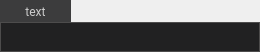
<?xml version="1.0" encoding="UTF-8"?>
<ui version="4.0">
 <class>StatusBarButton</class>
 <widget class="QWidget" name="StatusBarButton">
  <property name="geometry">
   <rect>
    <x>0</x>
    <y>0</y>
    <width>260</width>
    <height>52</height>
   </rect>
  </property>
  <property name="windowTitle">
   <string>Form</string>
  </property>
  <widget class="QWidget" name="ButtonSide" native="true">
   <property name="geometry">
    <rect>
     <x>0</x>
     <y>22</y>
     <width>260</width>
     <height>30</height>
    </rect>
   </property>
   <property name="palette">
    <palette>
     <active>
      <colorrole role="WindowText">
       <brush brushstyle="SolidPattern">
        <color alpha="255">
         <red>255</red>
         <green>255</green>
         <blue>255</blue>
        </color>
       </brush>
      </colorrole>
      <colorrole role="Button">
       <brush brushstyle="SolidPattern">
        <color alpha="255">
         <red>33</red>
         <green>33</green>
         <blue>34</blue>
        </color>
       </brush>
      </colorrole>
      <colorrole role="Light">
       <brush brushstyle="SolidPattern">
        <color alpha="255">
         <red>49</red>
         <green>49</green>
         <blue>51</blue>
        </color>
       </brush>
      </colorrole>
      <colorrole role="Midlight">
       <brush brushstyle="SolidPattern">
        <color alpha="255">
         <red>41</red>
         <green>41</green>
         <blue>42</blue>
        </color>
       </brush>
      </colorrole>
      <colorrole role="Dark">
       <brush brushstyle="SolidPattern">
        <color alpha="255">
         <red>16</red>
         <green>16</green>
         <blue>17</blue>
        </color>
       </brush>
      </colorrole>
      <colorrole role="Mid">
       <brush brushstyle="SolidPattern">
        <color alpha="255">
         <red>22</red>
         <green>22</green>
         <blue>22</blue>
        </color>
       </brush>
      </colorrole>
      <colorrole role="Text">
       <brush brushstyle="SolidPattern">
        <color alpha="255">
         <red>255</red>
         <green>255</green>
         <blue>255</blue>
        </color>
       </brush>
      </colorrole>
      <colorrole role="BrightText">
       <brush brushstyle="SolidPattern">
        <color alpha="255">
         <red>255</red>
         <green>255</green>
         <blue>255</blue>
        </color>
       </brush>
      </colorrole>
      <colorrole role="ButtonText">
       <brush brushstyle="SolidPattern">
        <color alpha="255">
         <red>255</red>
         <green>255</green>
         <blue>255</blue>
        </color>
       </brush>
      </colorrole>
      <colorrole role="Base">
       <brush brushstyle="SolidPattern">
        <color alpha="255">
         <red>33</red>
         <green>33</green>
         <blue>34</blue>
        </color>
       </brush>
      </colorrole>
      <colorrole role="Window">
       <brush brushstyle="SolidPattern">
        <color alpha="255">
         <red>33</red>
         <green>33</green>
         <blue>34</blue>
        </color>
       </brush>
      </colorrole>
      <colorrole role="Shadow">
       <brush brushstyle="SolidPattern">
        <color alpha="255">
         <red>0</red>
         <green>0</green>
         <blue>0</blue>
        </color>
       </brush>
      </colorrole>
      <colorrole role="AlternateBase">
       <brush brushstyle="SolidPattern">
        <color alpha="255">
         <red>16</red>
         <green>16</green>
         <blue>17</blue>
        </color>
       </brush>
      </colorrole>
      <colorrole role="ToolTipBase">
       <brush brushstyle="SolidPattern">
        <color alpha="255">
         <red>255</red>
         <green>255</green>
         <blue>220</blue>
        </color>
       </brush>
      </colorrole>
      <colorrole role="ToolTipText">
       <brush brushstyle="SolidPattern">
        <color alpha="255">
         <red>0</red>
         <green>0</green>
         <blue>0</blue>
        </color>
       </brush>
      </colorrole>
     </active>
     <inactive>
      <colorrole role="WindowText">
       <brush brushstyle="SolidPattern">
        <color alpha="255">
         <red>255</red>
         <green>255</green>
         <blue>255</blue>
        </color>
       </brush>
      </colorrole>
      <colorrole role="Button">
       <brush brushstyle="SolidPattern">
        <color alpha="255">
         <red>33</red>
         <green>33</green>
         <blue>34</blue>
        </color>
       </brush>
      </colorrole>
      <colorrole role="Light">
       <brush brushstyle="SolidPattern">
        <color alpha="255">
         <red>49</red>
         <green>49</green>
         <blue>51</blue>
        </color>
       </brush>
      </colorrole>
      <colorrole role="Midlight">
       <brush brushstyle="SolidPattern">
        <color alpha="255">
         <red>41</red>
         <green>41</green>
         <blue>42</blue>
        </color>
       </brush>
      </colorrole>
      <colorrole role="Dark">
       <brush brushstyle="SolidPattern">
        <color alpha="255">
         <red>16</red>
         <green>16</green>
         <blue>17</blue>
        </color>
       </brush>
      </colorrole>
      <colorrole role="Mid">
       <brush brushstyle="SolidPattern">
        <color alpha="255">
         <red>22</red>
         <green>22</green>
         <blue>22</blue>
        </color>
       </brush>
      </colorrole>
      <colorrole role="Text">
       <brush brushstyle="SolidPattern">
        <color alpha="255">
         <red>255</red>
         <green>255</green>
         <blue>255</blue>
        </color>
       </brush>
      </colorrole>
      <colorrole role="BrightText">
       <brush brushstyle="SolidPattern">
        <color alpha="255">
         <red>255</red>
         <green>255</green>
         <blue>255</blue>
        </color>
       </brush>
      </colorrole>
      <colorrole role="ButtonText">
       <brush brushstyle="SolidPattern">
        <color alpha="255">
         <red>255</red>
         <green>255</green>
         <blue>255</blue>
        </color>
       </brush>
      </colorrole>
      <colorrole role="Base">
       <brush brushstyle="SolidPattern">
        <color alpha="255">
         <red>33</red>
         <green>33</green>
         <blue>34</blue>
        </color>
       </brush>
      </colorrole>
      <colorrole role="Window">
       <brush brushstyle="SolidPattern">
        <color alpha="255">
         <red>33</red>
         <green>33</green>
         <blue>34</blue>
        </color>
       </brush>
      </colorrole>
      <colorrole role="Shadow">
       <brush brushstyle="SolidPattern">
        <color alpha="255">
         <red>0</red>
         <green>0</green>
         <blue>0</blue>
        </color>
       </brush>
      </colorrole>
      <colorrole role="AlternateBase">
       <brush brushstyle="SolidPattern">
        <color alpha="255">
         <red>16</red>
         <green>16</green>
         <blue>17</blue>
        </color>
       </brush>
      </colorrole>
      <colorrole role="ToolTipBase">
       <brush brushstyle="SolidPattern">
        <color alpha="255">
         <red>255</red>
         <green>255</green>
         <blue>220</blue>
        </color>
       </brush>
      </colorrole>
      <colorrole role="ToolTipText">
       <brush brushstyle="SolidPattern">
        <color alpha="255">
         <red>0</red>
         <green>0</green>
         <blue>0</blue>
        </color>
       </brush>
      </colorrole>
     </inactive>
     <disabled>
      <colorrole role="WindowText">
       <brush brushstyle="SolidPattern">
        <color alpha="255">
         <red>16</red>
         <green>16</green>
         <blue>17</blue>
        </color>
       </brush>
      </colorrole>
      <colorrole role="Button">
       <brush brushstyle="SolidPattern">
        <color alpha="255">
         <red>33</red>
         <green>33</green>
         <blue>34</blue>
        </color>
       </brush>
      </colorrole>
      <colorrole role="Light">
       <brush brushstyle="SolidPattern">
        <color alpha="255">
         <red>49</red>
         <green>49</green>
         <blue>51</blue>
        </color>
       </brush>
      </colorrole>
      <colorrole role="Midlight">
       <brush brushstyle="SolidPattern">
        <color alpha="255">
         <red>41</red>
         <green>41</green>
         <blue>42</blue>
        </color>
       </brush>
      </colorrole>
      <colorrole role="Dark">
       <brush brushstyle="SolidPattern">
        <color alpha="255">
         <red>16</red>
         <green>16</green>
         <blue>17</blue>
        </color>
       </brush>
      </colorrole>
      <colorrole role="Mid">
       <brush brushstyle="SolidPattern">
        <color alpha="255">
         <red>22</red>
         <green>22</green>
         <blue>22</blue>
        </color>
       </brush>
      </colorrole>
      <colorrole role="Text">
       <brush brushstyle="SolidPattern">
        <color alpha="255">
         <red>16</red>
         <green>16</green>
         <blue>17</blue>
        </color>
       </brush>
      </colorrole>
      <colorrole role="BrightText">
       <brush brushstyle="SolidPattern">
        <color alpha="255">
         <red>255</red>
         <green>255</green>
         <blue>255</blue>
        </color>
       </brush>
      </colorrole>
      <colorrole role="ButtonText">
       <brush brushstyle="SolidPattern">
        <color alpha="255">
         <red>16</red>
         <green>16</green>
         <blue>17</blue>
        </color>
       </brush>
      </colorrole>
      <colorrole role="Base">
       <brush brushstyle="SolidPattern">
        <color alpha="255">
         <red>33</red>
         <green>33</green>
         <blue>34</blue>
        </color>
       </brush>
      </colorrole>
      <colorrole role="Window">
       <brush brushstyle="SolidPattern">
        <color alpha="255">
         <red>33</red>
         <green>33</green>
         <blue>34</blue>
        </color>
       </brush>
      </colorrole>
      <colorrole role="Shadow">
       <brush brushstyle="SolidPattern">
        <color alpha="255">
         <red>0</red>
         <green>0</green>
         <blue>0</blue>
        </color>
       </brush>
      </colorrole>
      <colorrole role="AlternateBase">
       <brush brushstyle="SolidPattern">
        <color alpha="255">
         <red>33</red>
         <green>33</green>
         <blue>34</blue>
        </color>
       </brush>
      </colorrole>
      <colorrole role="ToolTipBase">
       <brush brushstyle="SolidPattern">
        <color alpha="255">
         <red>255</red>
         <green>255</green>
         <blue>220</blue>
        </color>
       </brush>
      </colorrole>
      <colorrole role="ToolTipText">
       <brush brushstyle="SolidPattern">
        <color alpha="255">
         <red>0</red>
         <green>0</green>
         <blue>0</blue>
        </color>
       </brush>
      </colorrole>
     </disabled>
    </palette>
   </property>
   <property name="layoutDirection">
    <enum>Qt::LeftToRight</enum>
   </property>
   <property name="autoFillBackground">
    <bool>false</bool>
   </property>
   <property name="styleSheet">
    <string notr="true">border: 1px solid rgb(77, 76, 76); background-color: rgb(33, 33, 34);
</string>
   </property>
  </widget>
  <widget class="QPushButton" name="StatusButton">
   <property name="geometry">
    <rect>
     <x>0</x>
     <y>0</y>
     <width>71</width>
     <height>22</height>
    </rect>
   </property>
   <property name="palette">
    <palette>
     <active>
      <colorrole role="Button">
       <brush brushstyle="SolidPattern">
        <color alpha="255">
         <red>60</red>
         <green>60</green>
         <blue>61</blue>
        </color>
       </brush>
      </colorrole>
      <colorrole role="ButtonText">
       <brush brushstyle="SolidPattern">
        <color alpha="255">
         <red>205</red>
         <green>205</green>
         <blue>205</blue>
        </color>
       </brush>
      </colorrole>
      <colorrole role="Base">
       <brush brushstyle="SolidPattern">
        <color alpha="255">
         <red>60</red>
         <green>60</green>
         <blue>61</blue>
        </color>
       </brush>
      </colorrole>
      <colorrole role="Window">
       <brush brushstyle="SolidPattern">
        <color alpha="255">
         <red>60</red>
         <green>60</green>
         <blue>61</blue>
        </color>
       </brush>
      </colorrole>
     </active>
     <inactive>
      <colorrole role="Button">
       <brush brushstyle="SolidPattern">
        <color alpha="255">
         <red>60</red>
         <green>60</green>
         <blue>61</blue>
        </color>
       </brush>
      </colorrole>
      <colorrole role="ButtonText">
       <brush brushstyle="SolidPattern">
        <color alpha="255">
         <red>205</red>
         <green>205</green>
         <blue>205</blue>
        </color>
       </brush>
      </colorrole>
      <colorrole role="Base">
       <brush brushstyle="SolidPattern">
        <color alpha="255">
         <red>60</red>
         <green>60</green>
         <blue>61</blue>
        </color>
       </brush>
      </colorrole>
      <colorrole role="Window">
       <brush brushstyle="SolidPattern">
        <color alpha="255">
         <red>60</red>
         <green>60</green>
         <blue>61</blue>
        </color>
       </brush>
      </colorrole>
     </inactive>
     <disabled>
      <colorrole role="Button">
       <brush brushstyle="SolidPattern">
        <color alpha="255">
         <red>60</red>
         <green>60</green>
         <blue>61</blue>
        </color>
       </brush>
      </colorrole>
      <colorrole role="ButtonText">
       <brush brushstyle="SolidPattern">
        <color alpha="255">
         <red>120</red>
         <green>120</green>
         <blue>120</blue>
        </color>
       </brush>
      </colorrole>
      <colorrole role="Base">
       <brush brushstyle="SolidPattern">
        <color alpha="255">
         <red>60</red>
         <green>60</green>
         <blue>61</blue>
        </color>
       </brush>
      </colorrole>
      <colorrole role="Window">
       <brush brushstyle="SolidPattern">
        <color alpha="255">
         <red>60</red>
         <green>60</green>
         <blue>61</blue>
        </color>
       </brush>
      </colorrole>
     </disabled>
    </palette>
   </property>
   <property name="font">
    <font>
     <family>Roboto</family>
     <pointsize>9</pointsize>
    </font>
   </property>
   <property name="autoFillBackground">
    <bool>false</bool>
   </property>
   <property name="styleSheet">
    <string notr="true"> background-color: rgb(60, 60, 61);
border: 0px solid rgb(77, 76, 76)</string>
   </property>
   <property name="text">
    <string>text</string>
   </property>
  </widget>
 </widget>
 <resources/>
 <connections/>
</ui>
